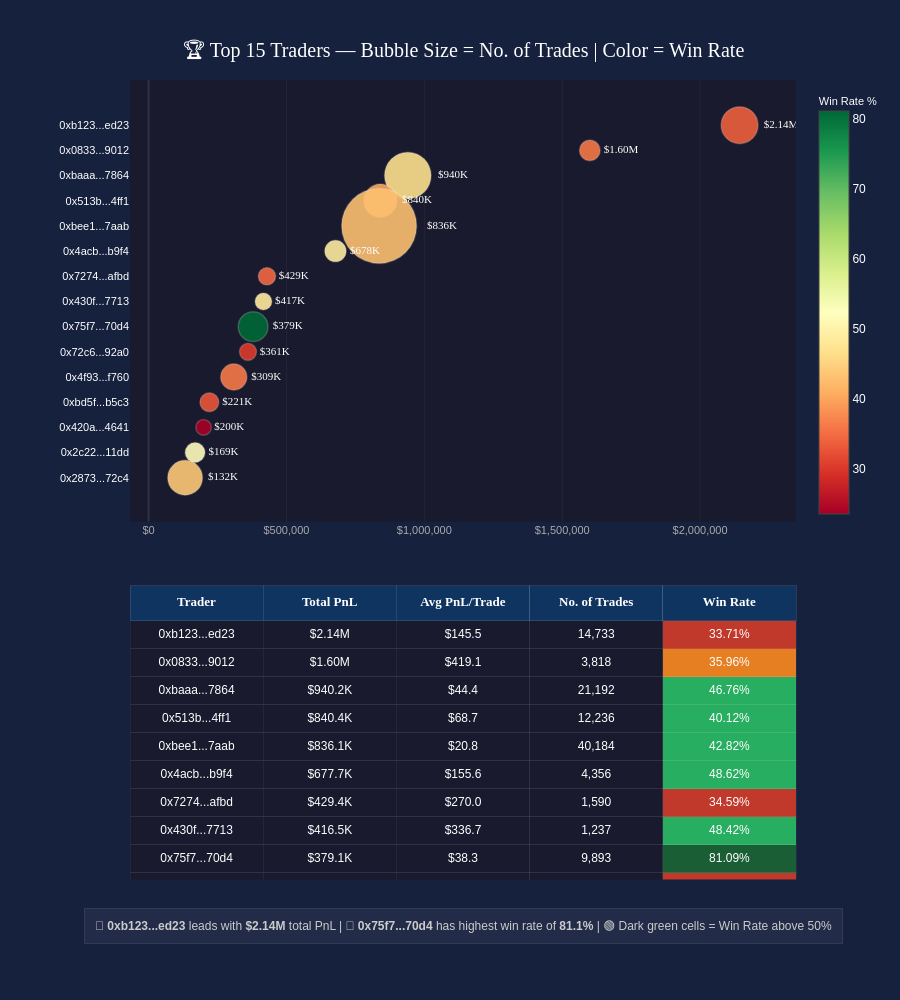

Here is the notebook cell this chart was saved with:
### Code cell
# Combined chart — bubble chart on top + detailed stats table below
# Bubble chart shows visual overview, table shows exact numbers
# Together they give both visual impact AND detailed information

import plotly.graph_objects as go
from plotly.subplots import make_subplots

top_traders['short_acc'] = top_traders['account'].str[:6] + '...' + top_traders['account'].str[-4:]

fig = make_subplots(
    rows=2, cols=1,
    row_heights=[0.6, 0.4],
    specs=[[{"type": "scatter"}], [{"type": "table"}]],
    vertical_spacing=0.08,
    subplot_titles=[
        '<b>🏆 Top 15 Traders — Bubble Size = No. of Trades | Color = Win Rate</b>',
        '<b>📋 Detailed Stats Table</b>'
    ]
)

# ── Bubble Chart (top) ──
fig.add_trace(go.Scatter(
    x=top_traders['total_pnl'],
    y=top_traders['short_acc'],
    mode='markers+text',
    marker=dict(
        size=top_traders['num_trades'] / top_traders['num_trades'].max() * 60 + 15,
        color=top_traders['win_rate'],
        colorscale='RdYlGn',
        showscale=True,
        colorbar=dict(
            title=dict(text='Win Rate %', font=dict(color='white', size=11)),
            tickfont=dict(color='white'),
            len=0.55,
            y=0.72
        ),
        line=dict(color='rgba(255,255,255,0.2)', width=1.5),
        opacity=0.9
    ),
    text=top_traders['total_pnl'].apply(lambda x: f'${x/1e6:.2f}M' if x >= 1e6 else f'${x/1e3:.0f}K'),
    textposition='middle right',
    textfont=dict(size=11, color='white', family='Arial Black'),
    hovertemplate=(
        '<b>%{y}</b><br>'
        'Total PnL: $%{x:,.0f}<br>'
        'Win Rate: %{marker.color:.1f}%<br>'
        '<extra></extra>'
    ),
    showlegend=False
), row=1, col=1)

# ── Stats Table (bottom) ──
# Color code win rate cells
def wr_color(wr):
    if wr >= 50:   return '#1a5e36'
    elif wr >= 40: return '#27ae60'
    elif wr >= 35: return '#e67e22'
    else:          return '#c0392b'

cell_colors_wr = [wr_color(wr) for wr in top_traders['win_rate']]

fig.add_trace(go.Table(
    header=dict(
        values=[
            '<b>Trader</b>',
            '<b>Total PnL</b>',
            '<b>Avg PnL/Trade</b>',
            '<b>No. of Trades</b>',
            '<b>Win Rate</b>'
        ],
        fill_color='#0f3460',
        font=dict(color='white', size=13, family='Arial Black'),
        align='center',
        height=35,
        line=dict(color='rgba(255,255,255,0.1)', width=1)
    ),
    cells=dict(
        values=[
            top_traders['short_acc'],
            top_traders['total_pnl'].apply(lambda x: f'${x/1e6:.2f}M' if x >= 1e6 else f'${x/1e3:.1f}K'),
            top_traders['avg_pnl'].apply(lambda x: f'${x:,.1f}'),
            top_traders['num_trades'].apply(lambda x: f'{x:,}'),
            top_traders['win_rate'].apply(lambda x: f'{x:.2f}%')
        ],
        fill_color=[
            ['#1a1a2e'] * len(top_traders),
            ['#1a1a2e'] * len(top_traders),
            ['#1a1a2e'] * len(top_traders),
            ['#1a1a2e'] * len(top_traders),
            cell_colors_wr
        ],
        font=dict(color='white', size=12, family='Arial'),
        align='center',
        height=28,
        line=dict(color='rgba(255,255,255,0.05)', width=1)
    )
), row=2, col=1)

# Dynamic insight
best = top_traders.iloc[0]
best_wr = top_traders.loc[top_traders['win_rate'].idxmax()]
insight_text = (
    f'🥇 <b>{best["short_acc"]}</b> leads with <b>${best["total_pnl"]/1e6:.2f}M</b> total PnL | '
    f'🎯 <b>{best_wr["short_acc"]}</b> has highest win rate of <b>{best_wr["win_rate"]:.1f}%</b> | '
    f'🟢 Dark green cells = Win Rate above 50%'
)

fig.update_layout(
    paper_bgcolor='#16213e',
    plot_bgcolor='#1a1a2e',
    height=1000,
    margin=dict(t=80, b=120, l=130, r=100),
    font=dict(family='Arial, sans-serif', color='white'),
    hoverlabel=dict(
        bgcolor='#0f3460', font_size=13,
        font_color='white',
        bordercolor='rgba(255,255,255,0.2)'
    ),
    annotations=[
        dict(
            text='🏆 Top 15 Traders — Bubble Size = No. of Trades | Color = Win Rate',
            xref='paper', yref='paper',
            x=0.5, y=1.02,
            showarrow=False,
            font=dict(size=20, color='white', family='Arial Black'),
            xanchor='center'
        ),
        dict(
            text=insight_text,
            xref='paper', yref='paper',
            x=0.5, y=-0.08,
            showarrow=False,
            font=dict(size=12, color='#ccc'),
            xanchor='center',
            bgcolor='rgba(255,255,255,0.05)',
            bordercolor='rgba(255,255,255,0.1)',
            borderwidth=1, borderpad=10
        )
    ]
)

fig.update_xaxes(
    tickformat='$,.0f',
    tickfont=dict(color='#aaa', size=11),
    showgrid=True,
    gridcolor='rgba(255,255,255,0.05)',
    zeroline=True,
    zerolinecolor='rgba(255,255,255,0.1)',
    row=1, col=1
)

fig.update_yaxes(
    tickfont=dict(color='white', size=11),
    showgrid=False,
    autorange='reversed',
    row=1, col=1
)

fig.show()
fig.write_html('chart5_top_traders_combined.html')

### Figure 1 — Plotly figure (JSON) as saved in the notebook; plotly's stock layout.template omitted (floating-point values rounded to 4 significant figures)
{"data": [{"hovertemplate": "<b>%{y}</b><br>Total PnL: $%{x:,.0f}<br>Win Rate: %{marker.color:.1f}%<br><extra></extra>", "marker": {"color": [33.71, 35.96, 46.76, 40.12, 42.82, 48.62, 34.59, 48.42, 81.09, 30.34, 36.04, 32.75, 23.5, 51.99, 43.86], "colorbar": {"len": 0.55, "tickfont": {"color": "white"}, "title": {"font": {"color": "white", "size": 11}, "text": "Win Rate %"}, "y": 0.72}, "colorscale": [[0, "rgb(165,0,38)"], [0.1, "rgb(215,48,39)"], [0.2, "rgb(244,109,67)"], [0.3, "rgb(253,174,97)"], [0.4, "rgb(254,224,139)"], [0.5, "rgb(255,255,191)"], [0.6, "rgb(217,239,139)"], [0.7, "rgb(166,217,106)"], [0.8, "rgb(102,189,99)"], [0.9, "rgb(26,152,80)"], [1, "rgb(0,104,55)"]], "line": {"color": "rgba(255,255,255,0.2)", "width": 1.5}, "opacity": 0.9, "showscale": true, "size": [37.0, 20.7, 46.64, 33.27, 75.0, 21.5, 17.37, 16.85, 29.77, 17.13, 26.32, 18.94, 15.57, 19.84, 34.88]}, "mode": "markers+text", "showlegend": false, "text": ["$2.14M", "$1.60M", "$940K", "$840K", "$836K", "$678K", "$429K", "$417K", "$379K", "$361K", "$309K", "$221K", "$200K", "$169K", "$132K"], "textfont": {"color": "white", "family": "Arial Black", "size": 11}, "textposition": "middle right", "type": "scatter", "x": [2143000.0, 1600000.0, 940200.0, 840400.0, 836100.0, 677700.0, 429400.0, 416500.0, 379100.0, 360500.0, 309000.0, 220500.0, 199500.0, 168700.0, 132500.0], "xaxis": "x", "y": ["0xb123...ed23", "0x0833...9012", "0xbaaa...7864", "0x513b...4ff1", "0xbee1...7aab", "0x4acb...b9f4", "0x7274...afbd", "0x430f...7713", "0x75f7...70d4", "0x72c6...92a0", "0x4f93...f760", "0xbd5f...b5c3", "0x420a...4641", "0x2c22...11dd", "0x2873...72c4"], "yaxis": "y"}, {"cells": {"align": "center", "fill": {"color": [["#1a1a2e", "#1a1a2e", "#1a1a2e", "#1a1a2e", "#1a1a2e", "#1a1a2e", "#1a1a2e", "#1a1a2e", "#1a1a2e", "#1a1a2e", "#1a1a2e", "#1a1a2e", "#1a1a2e", "#1a1a2e", "#1a1a2e"], ["#1a1a2e", "#1a1a2e", "#1a1a2e", "#1a1a2e", "#1a1a2e", "#1a1a2e", "#1a1a2e", "#1a1a2e", "#1a1a2e", "#1a1a2e", "#1a1a2e", "#1a1a2e", "#1a1a2e", "#1a1a2e", "#1a1a2e"], ["#1a1a2e", "#1a1a2e", "#1a1a2e", "#1a1a2e", "#1a1a2e", "#1a1a2e", "#1a1a2e", "#1a1a2e", "#1a1a2e", "#1a1a2e", "#1a1a2e", "#1a1a2e", "#1a1a2e", "#1a1a2e", "#1a1a2e"], ["#1a1a2e", "#1a1a2e", "#1a1a2e", "#1a1a2e", "#1a1a2e", "#1a1a2e", "#1a1a2e", "#1a1a2e", "#1a1a2e", "#1a1a2e", "#1a1a2e", "#1a1a2e", "#1a1a2e", "#1a1a2e", "#1a1a2e"], ["#c0392b", "#e67e22", "#27ae60", "#27ae60", "#27ae60", "#27ae60", "#c0392b", "#27ae60", "#1a5e36", "#c0392b", "#e67e22", "#c0392b", "#c0392b", "#1a5e36", "#27ae60"]]}, "font": {"color": "white", "family": "Arial", "size": 12}, "height": 28, "line": {"color": "rgba(255,255,255,0.05)", "width": 1}, "values": [["0xb123...ed23", "0x0833...9012", "0xbaaa...7864", "0x513b...4ff1", "0xbee1...7aab", "0x4acb...b9f4", "0x7274...afbd", "0x430f...7713", "0x75f7...70d4", "0x72c6...92a0", "0x4f93...f760", "0xbd5f...b5c3", "0x420a...4641", "0x2c22...11dd", "0x2873...72c4"], ["$2.14M", "$1.60M", "$940.2K", "$840.4K", "$836.1K", "$677.7K", "$429.4K", "$416.5K", "$379.1K", "$360.5K", "$309.0K", "$220.5K", "$199.5K", "$168.7K", "$132.5K"], ["$145.5", "$419.1", "$44.4", "$68.7", "$20.8", "$155.6", "$270.0", "$336.7", "$38.3", "$253.2", "$40.7", "$83.5", "$520.9", "$52.1", "$10.0"], ["14,733", "3,818", "21,192", "12,236", "40,184", "4,356", "1,590", "1,237", "9,893", "1,424", "7,584", "2,641", "383", "3,239", "13,311"], ["33.71%", "35.96%", "46.76%", "40.12%", "42.82%", "48.62%", "34.59%", "48.42%", "81.09%", "30.34%", "36.04%", "32.75%", "23.50%", "51.99%", "43.86%"]]}, "domain": {"x": [0, 1], "y": [0, 0.368]}, "header": {"align": "center", "fill": {"color": "#0f3460"}, "font": {"color": "white", "family": "Arial Black", "size": 13}, "height": 35, "line": {"color": "rgba(255,255,255,0.1)", "width": 1}, "values": ["<b>Trader</b>", "<b>Total PnL</b>", "<b>Avg PnL/Trade</b>", "<b>No. of Trades</b>", "<b>Win Rate</b>"]}, "type": "table"}], "layout": {"annotations": [{"font": {"color": "white", "family": "Arial Black", "size": 20}, "showarrow": false, "text": "🏆 Top 15 Traders — Bubble Size = No. of Trades | Color = Win Rate", "x": 0.5, "xanchor": "center", "xref": "paper", "y": 1.02, "yanchor": "bottom", "yref": "paper"}, {"bgcolor": "rgba(255,255,255,0.05)", "bordercolor": "rgba(255,255,255,0.1)", "borderpad": 10, "borderwidth": 1, "font": {"color": "#ccc", "size": 12}, "showarrow": false, "text": "🥇 <b>0xb123...ed23</b> leads with <b>$2.14M</b> total PnL | 🎯 <b>0x75f7...70d4</b> has highest win rate of <b>81.1%</b> | 🟢 Dark green cells = Win Rate above 50%", "x": 0.5, "xanchor": "center", "xref": "paper", "y": -0.08, "yanchor": "bottom", "yref": "paper"}], "font": {"color": "white", "family": "Arial, sans-serif"}, "height": 1000, "hoverlabel": {"bgcolor": "#0f3460", "bordercolor": "rgba(255,255,255,0.2)", "font": {"color": "white", "size": 13}}, "margin": {"b": 120, "l": 130, "r": 100, "t": 80}, "paper_bgcolor": "#16213e", "plot_bgcolor": "#1a1a2e", "xaxis": {"anchor": "y", "domain": [0, 1], "gridcolor": "rgba(255,255,255,0.05)", "showgrid": true, "tickfont": {"color": "#aaa", "size": 11}, "tickformat": "$,.0f", "zeroline": true, "zerolinecolor": "rgba(255,255,255,0.1)"}, "yaxis": {"anchor": "x", "autorange": "reversed", "domain": [0.448, 1], "showgrid": false, "tickfont": {"color": "white", "size": 11}}}}
